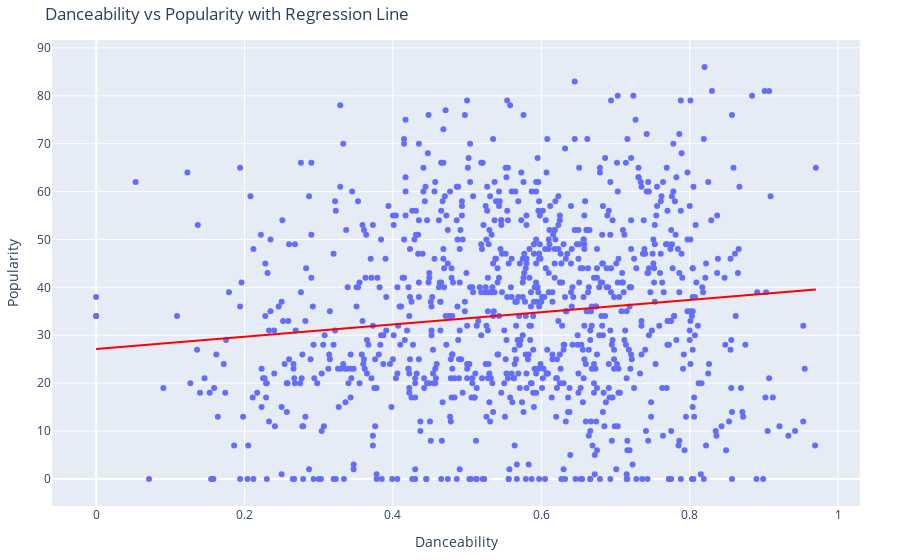

The notebook cell this image was saved under:
### Markdown cell above
##### Popularity vs Danceability

### Code cell
fig = plot_scatter(
    df_sample,
    x_col="danceability",
    y_col="popularity",
    title="Danceability vs Popularity with Regression Line",
    xlabel="Danceability",
    ylabel="Popularity",
    trend=True
)
fig.show()

### Figure 1 — Plotly figure (JSON) as saved in the notebook; plotly's stock layout.template omitted (floating-point values rounded to 4 significant figures; data arrays with more than 128 entries replaced by an {"elided": "..."} marker saying what was removed)
{"data": [{"hovertemplate": "Danceability=%{x}<br>Popularity=%{y}<extra></extra>", "legendgroup": "", "marker": {"color": "#636efa", "symbol": "circle"}, "mode": "markers", "name": "", "orientation": "v", "showlegend": false, "type": "scatter", "x": {"elided": "1000 float values"}, "xaxis": "x", "y": {"elided": "1000 int values"}, "yaxis": "y"}, {"hovertemplate": "<b>OLS trendline</b><br>popularity = 12.7832 * danceability + 27.1567<br>R<sup>2</sup>=0.014315<br><br>Danceability=%{x}<br>Popularity=%{y} <b>(trend)</b><extra></extra>", "legendgroup": "", "line": {"color": "red"}, "marker": {"color": "#636efa", "symbol": "circle"}, "mode": "lines", "name": "", "showlegend": false, "type": "scatter", "x": {"elided": "1000 float values"}, "xaxis": "x", "y": {"elided": "1000 float values"}, "yaxis": "y"}], "layout": {"legend": {"tracegroupgap": 0}, "margin": {"b": 40, "l": 40, "r": 40, "t": 40}, "title": {"text": "Danceability vs Popularity with Regression Line"}, "xaxis": {"anchor": "y", "domain": [0, 1], "title": {"text": "Danceability"}}, "yaxis": {"anchor": "x", "domain": [0, 1], "title": {"text": "Popularity"}}}}
